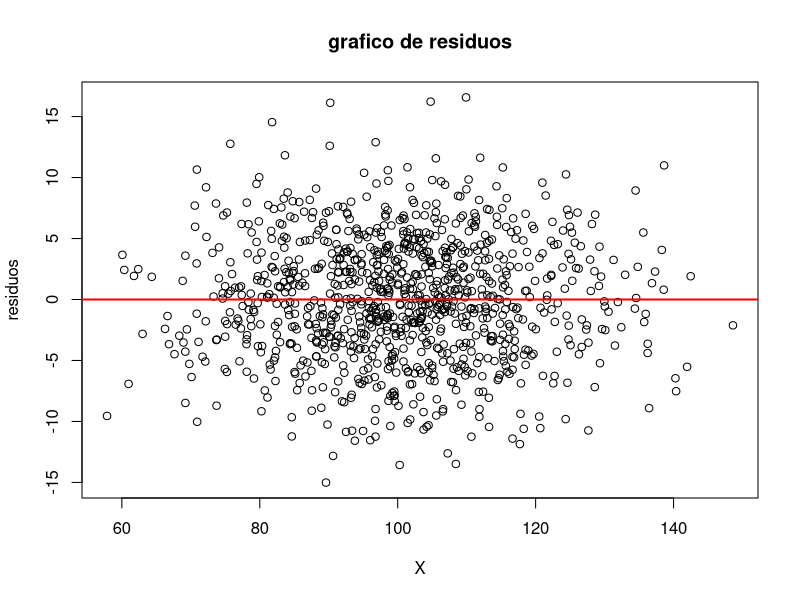

Recreate this plot in R.
install.packages("tidyverse")
library(tidyverse) #ya tiene forecast
#library(forecast) si cargamos da error ¡ ojo
#antes de hacer correr un modelo debes reiniciar R ctrl+shif+f10
X <- c(1,2,3,4,5)
Y <- c(30,35,40,45,50)

model <- lm(Y ~ X)
#view(model)
summary(model)

#inferencia estadistica
set.seed(123)

#distribucion normal
datos <- rnorm(100,mean = 50, sd = 10)

#estadistico esenciales
media <- mean(datos)
desvicionestandar = sd(datos)
leng = length(datos)
#intervalo de confianza
er_estandar = desvicionestandar / sqrt(leng)

z = qnorm(0.95) # valor critico z para 95%
LI = media-z * er_estandar #limite inferior
LS = media+z * er_estandar

cat("intervalo de confianza: [",LI,",",LS,"]\n")

#ejercicio de correlacion

X = rnorm(1000,mean= 100,sd=15)  #esto remplaza a la anterior variable 'X'
#error norm
e = rnorm(1000,mean= 0,sd=5)

Y = 2 * X + e
correlacin = cor(X,Y)
cat("coeficiente de correlacion :",correlacin,"\n")

#ejemplo : analisis de residuales

#creamos un nuevo modelo
modelo2 = lm(Y ~ X)
residuos = residuals(modelo2)

#graficamos ahora 
plot(X, residuos, main = "grafico de residuos", xlab = "X",ylab = "residuos")
abline(h=0, col= "red", lwd=2)

#test de shapiro , normalida de residuos
shapiro.test(residuos)
